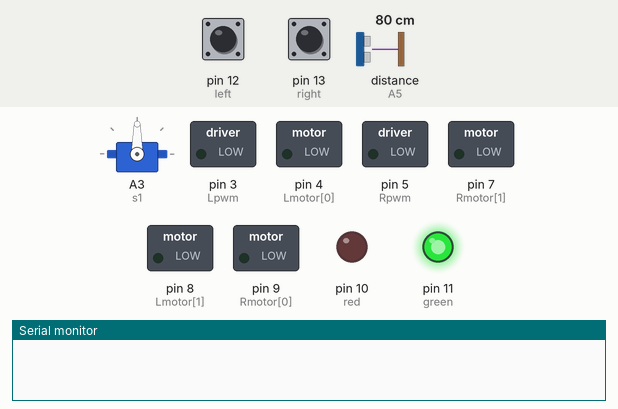
A sketch run on a simulated Arduino Uno, built with avr-gcc and run on an emulated ATmega328P. Parts: servo, switched loads named in the sketch (green lamp = pin HIGH), output pins drawn as LEDs (lit = HIGH), the last lines printed to the serial monitor. The test bench sets the inputs (shaded band); at power-on: distance to the obstacle (sensor on A5) 80 cm, pin 12 (left) HIGH, pin 13 (right) LOW. The echo pulse lasts 58.3 µs per cm.

Above: at 0.1 s.
5.9 s: distance to the obstacle (sensor on A5) set to 23 cm
At 6.7 s:
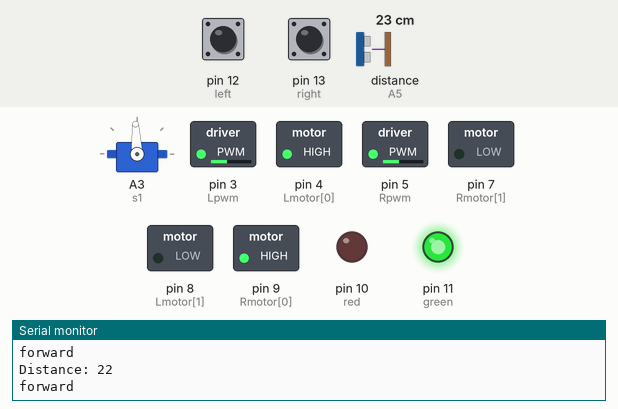
8.9 s: distance to the obstacle (sensor on A5) set to 18 cm
At 9.13 s:
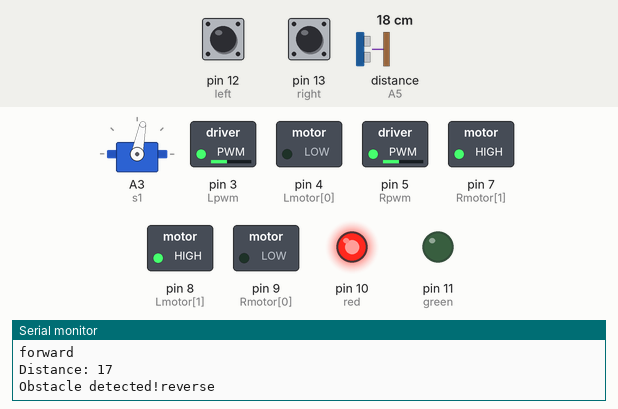
At 9.8 s:
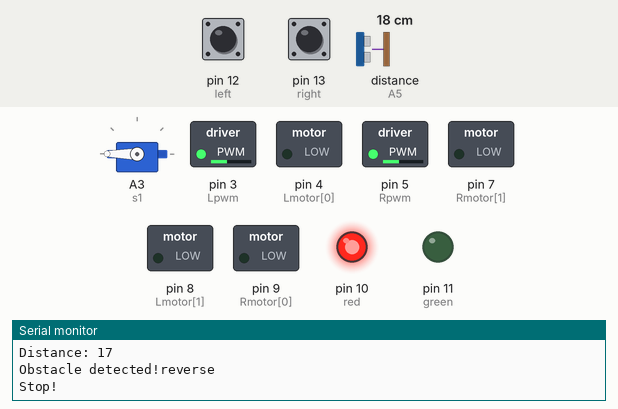
13.7 s: distance to the obstacle (sensor on A5) set to 35 cm
16.7 s: distance to the obstacle (sensor on A5) set to 4 cm
19.7 s: distance to the obstacle (sensor on A5) set to 299 cm
22.7 s: distance to the obstacle (sensor on A5) set to 9 cm
At 28.5 s:
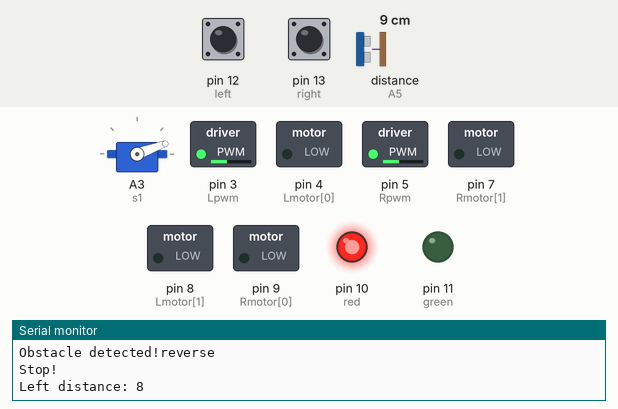
Timing chart, 0 to 46.9 s (numbered marks = the images above; inputs shaded):
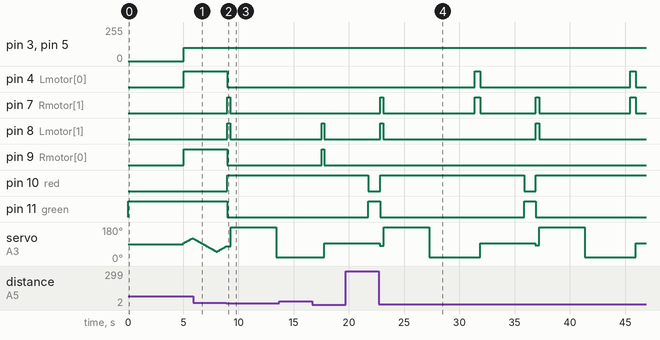

The sketch:

Bobot.ino
```cpp
#include <Servo.h>
#include "NewPing.h"
#define TRIGGER_PIN A4
#define ECHO_PIN A5
#define MAX_DISTANCE 400

NewPing sonar(TRIGGER_PIN, ECHO_PIN, MAX_DISTANCE);

int Rmotor[] = {9,7};
int Lmotor[] = {4,8};
int Rpwm = 5, Lpwm = 3;
int left = 12, right = 13;
//int trig = A4, echo = A5;
int red = 10, green = 11;
int s1 = A3;
int deg = 95, curdeg = 95, limitdeg = 1;
int start = 0, starting = 0, calibrate = 0;
long duration, distance = 300;
long Ldistance, Rdistance;
int obstacle = 20;
Servo servo;

void setup() {
  pinMode(Rmotor[0], OUTPUT);
  pinMode(Rmotor[1], OUTPUT);
  pinMode(Lmotor[0], OUTPUT);
  pinMode(Lmotor[1], OUTPUT);
  pinMode(Rpwm, OUTPUT);
  pinMode(Lpwm, OUTPUT);
  pinMode(left, INPUT);
  pinMode(right, INPUT);
  pinMode(red, OUTPUT);
  pinMode(green, OUTPUT);
//  pinMode(trig, OUTPUT);
//  pinMode(echo, INPUT);

  servo.attach(s1);
  Serial.begin(9600);
}

void motorSpeed() {
  analogWrite(Rpwm, 100);
  analogWrite(Lpwm, 100);
}

void halt(){
  Serial.println("Stop!");
  digitalWrite(Rmotor[0], LOW);
  digitalWrite(Rmotor[1], LOW);

  digitalWrite(Lmotor[0], LOW);
  digitalWrite(Lmotor[1], LOW);
}

void forward(){
  digitalWrite(Rmotor[0], HIGH);
  digitalWrite(Rmotor[1], LOW);

  digitalWrite(Lmotor[0], HIGH);
  digitalWrite(Lmotor[1], LOW);

  motorSpeed();
}

void reverse(){
  Serial.println("reverse");
  digitalWrite(Rmotor[0], LOW);
  digitalWrite(Rmotor[1], HIGH);

  digitalWrite(Lmotor[0], LOW);
  digitalWrite(Lmotor[1], HIGH);

  motorSpeed();
}

void turnLeft(){
  Serial.println("Turning Left");

  digitalWrite(Rmotor[0], LOW);
  digitalWrite(Rmotor[1], HIGH);

  digitalWrite(Lmotor[0], HIGH);
  digitalWrite(Lmotor[1], LOW);

  motorSpeed();
}

void turnRight(){
  Serial.println("Turning Right");
  digitalWrite(Rmotor[0], HIGH);
  digitalWrite(Rmotor[1], LOW);

  digitalWrite(Lmotor[0], LOW);
  digitalWrite(Lmotor[1], HIGH);

  motorSpeed();
}

void lookLeft(int degree){
  for(int x = degree; x <= 180; x++){
    x++;
    servo.write(x);

  }
  delay(1000);
  Ldistance = getDistance(5);
  delay(2000);
}

void lookRight(int degree){
  for(int y = degree; y > 20; y--){
    y--;
    servo.write(y);
  }
  delay(1000);
  Rdistance = getDistance(5);
  delay(2000);
}

int getDistance(int iteration){
  int condition = true;
  while(condition){
    duration = sonar.ping_median(iteration);
    distance = (duration / 2) * 0.0343;
    if(distance <= 2 || distance >= 400){
     condition = true;
    } else{
      condition = false;
    }
  }

  return distance;
}

void signal(int color){
  if(color == 1){
    digitalWrite(green, HIGH);
    digitalWrite(red, LOW);
  }else{
    digitalWrite(green, LOW);
    digitalWrite(red, HIGH);
  }
}

void scan(int degree){
  servo.write(degree);

  distance = getDistance(3);
  while(distance <= 2 || distance >= 400){
    distance = getDistance(3);
  }
}

void loop() {
  //------------------------------------------------------------------------------------------------
  if(digitalRead(left) == LOW || digitalRead(right) == LOW){
    start = 1;
    signal(1);
  }

  if(start == 0){
    Serial.println("Waiting!");
    signal(0); //0 is red, 1 is green
  }
  else{
    if(starting == 0){
      delay(5000);
      starting = 1;
    }

    signal(1);
    distance = 300;

    if(calibrate == 1){
      Serial.println("Calibrating!");
      delay(1000);
    }
    calibrate = 0;

    scan(curdeg);
    if(limitdeg == 1){
      curdeg += 2;
    }else{
      curdeg -= 2;
    }

    if(curdeg <= 50){
      limitdeg = 1;
    }
    if(curdeg >= 120){
      limitdeg = 0;
    }


    Serial.print("Distance: ");
    Serial.println(distance);

    //-------------------------obstacle------------------------------------
    if(distance < obstacle){
      signal(0);
      calibrate = 1;
      Serial.print("Obstacle detected!");
      reverse();
      delay(300);
      halt();

      lookLeft(deg);

      Serial.print("Left distance: ");
      Serial.println(Ldistance);
      delay(1000);

      lookRight(deg);

      Serial.print("Right distance: ");
      Serial.println(Rdistance);
      delay(1000);

      if(Rdistance <= obstacle && Ldistance <= obstacle){
          Serial.println("Turning Back!");
          turnLeft();
          delay(500);
          halt();
          servo.write(95); //upfront
          delay(1000);
      } else {
          if(Rdistance > Ldistance){
              Serial.println("Turning Right");
              turnRight();
              delay(250);
              halt();
              servo.write(95); //upfront
              delay(1000);
          } else{
              Serial.println("Turning Left");
              turnLeft();
              delay(250);
              halt();
              servo.write(95); //upfront
              delay(1000);
          }
      }
      delay(3000);
    }
    else{
      signal(1);
      Serial.println("forward");
      forward();
    }
  }


//-----------------------the code below is for testing------------------------------------------------
//  if(digitalRead(left) == LOW){
//    servo.write(180);
//    Serial.println("Looking Left");
//    lookLeft(deg);
//    Serial.print("Distance: ");
//    Serial.println(distance);
//    turnLeft();
//  }
//
//  if(digitalRead(right) == LOW){
//    servo.write(0);
//    Serial.println("Looking Right");
//    lookRight(deg);
//    Serial.print("Distance: ");
//    Serial.println(distance);
//    turnRight();
//  }
//
//  if(digitalRead(left) == HIGH && digitalRead(right) == HIGH){
//    servo.write(95);
//    halt();
//  }
//
//  if(digitalRead(left) == LOW && digitalRead(right) == LOW){
//    servo.write(150);
//    forward();
//  }
//

}
```

Measured:
- the behaviour switches between 21 and 20 cm on distance to the obstacle (sensor on A5) (found by bisection; images 1 and 2)
- after the input at 8.9 s, pin 4 (Lmotor[0]), pin 9 (Rmotor[0]), pin 11 (green): HIGH → LOW after 0.08 s; pin 7 (Rmotor[1]), pin 8 (Lmotor[1]): LOW → HIGH after 0.08 s, → LOW 0.30 s later; pin 10 (red): LOW → HIGH after 0.08 s
- after the input at 22.7 s, pin 7 (Rmotor[1]): LOW → HIGH after 0.13 s, → LOW 0.30 s later, → HIGH 8.2 s later, → LOW 0.50 s later, … (8 changes in this stretch); pin 8 (Lmotor[1]): alternates HIGH for 0.30 s and LOW for 13.8 s, starting after 0.13 s
